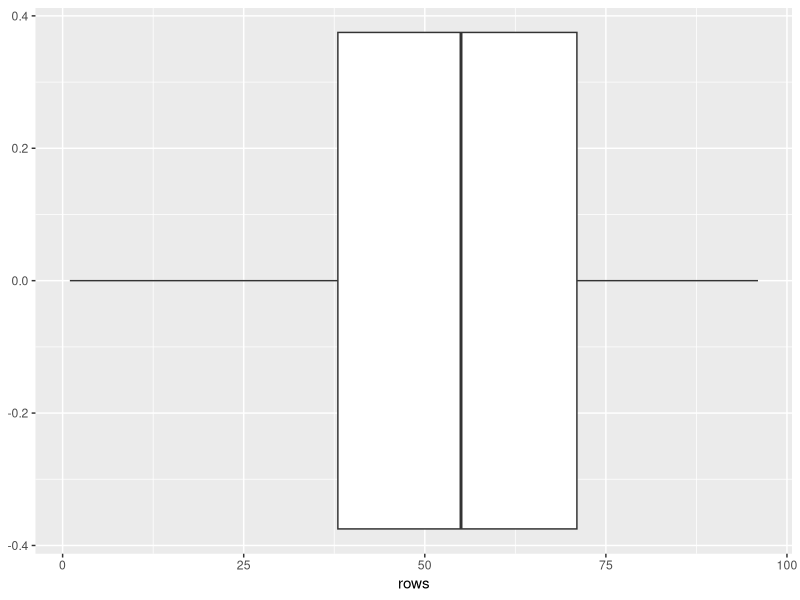

Reproduce this figure in R.
## ---- chunk 1
# Conclusão do problema
## ---- chunk 2
# Análise Dados
## ---- chunk 3
library(readr)
library(tidyverse)
## ---- chunk 4
idades <- tibble( rows = c(7, 7, 7, 89, 89, 47, 47, 47, 4, 4, 4, 39, 73, 73, 73, 73, 70, 34, 39, 56, 
  21, 42, 77, 77, 39, 40, 46, 1, 54, 44, 61, 32, 32, 32, 32, 32, 33, 65, 35, 
  35, 40, 76, 58, 51, 50, 43, 52, 72, 72, 63, 36, 47, 23, 54, 42, 28, 30, 41, 
  46, 38, 14, 29, 38, 45, 72, 55, 3, 44, 55, 69, 25, 41, 36, 50, 93, 44, 44, 
  53, 63, 4, 33, 33, 33, 29, 29, 29, 73, 49, 32, 34, 90, 19, 33, 51, 51, 53, 41, 
  17, 22, 48, 82, 64, 44, 78, 32, 84, 54, 40, 22, 36, 39, 49, 31, 37, 47, 53, 44, 
  28, 27, 25, 25, 25, 37, 37, 68, 46, 33, 26, 26, 26, 28, 33, 37, 29, 24, 4, 51, 
  75, 33, 33, 56, 79, 38, 61, 28, 78, 36, 63, 73, 31, 80, 7, 72, 57, 57, 57, 45, 
  92, 52, 90, 52, 52, 90, 4, 93, 63, 36, 36, 36, 36, 36, 55, 66, 56, 70, 61, 52, 
  43, 54, 51, 69, 83, 6, 33, 69, 76, 56, 77, 77, 74, 63, 1, 58, 58, 64, 64, 66, 
  69, 72, 71, 44, 44, 51, 51, 53, 95, 3, 3, 71, 1, 76, 91, 91, 69, 68, 79, 76, 
  55, 68, 1, 57, 73, 88, 40, 40, 40, 69, 72, 69, 66, 89, 80, 44, 43, 76, 38, 31, 
  74, 72, 42, 69, 4, 29, 60, 46, 30, 52, 59, 38, 49, 79, 45, 67, 57, 37, 37, 55, 
  11, 62, 39, 10, 70, 51, 24, 79, 77, 26, 38, 51, 41, 41, 41, 24, 38, 19, 19, 19, 
  19, 60, 60, 60, 60, 60, 67, 9, 89, 89, 41, 75, 70, 68, 68, 68, 68, 68, 34, 40, 
  58, 78, 78, 78, 35, 31, 42, 25, 25, 25, 25, 25, 62, 1, 71, 20, 59, 53, 52, 7, 
  83, 92, 92, 54, 54, 54, 54, 67, 67, 67, 67, 89, 89, 89, 38, 58, 58, 25, 96, 87, 
  52, 68, 32, 36, 75, 3, 73, 58, 79, 79, 79, 79, 79, 79, 79, 79, 79, 24, 88, 29, 
  67, 92, 92, 37, 73, 49, 58, 58, 58, 58, 58, 67, 67, 67, 67, 34, 70, 5, 79, 47, 
  55, 51, 59, 23, 23, 23, 47, 88, 23, 77, 27, 36, 70, 1, 5, 5, 30, 91, 57, 69, 
  92, 73, 36, 36, 36, 36, 48, 61, 61, 61, 81, 58, 82, 82, 82, 82, 72, 72, 72, 74, 
  51, 51, 80, 73, 90, 65, 65, 65, 68, 71, 71, 57, 52, 60, 96, 59, 54, 71, 76, 83, 
  83, 80, 68, 63, 51, 78, 72, 71, 71, 71, 62, 39, 39, 39, 51, 66, 73, 74, 48, 47, 
  38, 33, 58, 38, 73, 73, 73, 67, 67, 17, 11, 62, 36, 66, 61, 65, 71, 38, 42, 46, 
  78, 37, 45, 38, 50, 65, 66, 66, 66, 31, 65, 65, 65, 23, 64, 56, 56, 56, 60, 60, 
  30, 30, 64, 63, 80, 80, 82, 82, 82, 82, 82, 40, 54, 77, 68, 56, 24, 65, 55, 72, 
  70, 54, 68, 68, 72, 72, 87, 87, 85, 85, 85, 60, 1, 67, 85, 77, 67, 77, 38, 89, 
  71, 58, 44, 57, 89, 66, 86, 53, 73, 41, 52, 3, 74, 83, 70, 64, 80, 72, 71, 90, 
  90, 70, 59, 64, 2, 2, 2, 2, 87, 38, 38, 38, 63, 63, 63, 30, 58, 45, 69, 58, 62, 
  67, 48, 53, 53, 53, 53, 53, 53, 65, 88, 58, 51, 89, 32, 33, 51, 51, 51, 5, 32, 
  61, 56, 29, 30, 78, 2, 64, 77, 30, 37, 47, 89, 89, 89, 89, 51, 54, 54, 54, 35, 
  34, 38, 28, 40, 75, 51, 51, 51, 51, 55, 52, 42, 65, 65, 67, 33, 33, 33, 49, 49, 
  54, 46, 45, 39, 36, 71, 65, 65, 44, 75, 53, 65, 65, 34, 32, 56, 61, 34, 34, 75, 
  59, 59, 56, 77, 73, 37, 56, 66, 72, 38, 73, 41, 30, 31, 31, 41, 43, 47, 57, 46, 
  56, 71, 65, 64, 88, 68, 82, 74, 1, 49, 76, 76, 76, 76, 35, 42, 51, 51, 51, 85, 85, 
  85, 61, 74, 36, 82, 63, 53, 43, 46, 49, 2, 48, 45, 71, 35, 42, 71, 67, 48, 48, 
  48, 48, 48, 44, 68, 68, 68, 15, 34, 39, 39, 39, 65, 65) )
## ---- chunk 5
Qnt_pessoas <- count(idades)
print("Quantidade de pessoas")
print(Qnt_pessoas$n)
## ---- chunk 6
summary(idades)
## ---- chunk 7
ggplot(data=idades, mapping = aes(rows)) +
  geom_boxplot(na.rm = TRUE)
